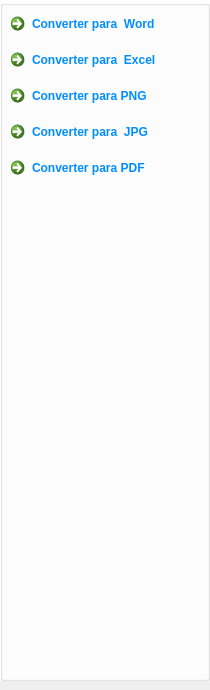
       <widget class="QWidget" name="page_2">
        <property name="geometry">
         <rect>
          <x>0</x>
          <y>0</y>
          <width>210</width>
          <height>690</height>
         </rect>
        </property>
        <property name="sizePolicy">
         <sizepolicy hsizetype="Preferred" vsizetype="Expanding">
          <horstretch>0</horstretch>
          <verstretch>0</verstretch>
         </sizepolicy>
        </property>
        <attribute name="label">
         <string>Converter Arquivo</string>
        </attribute>
        <widget class="QGroupBox" name="verticalGroupBox_2">
         <property name="geometry">
          <rect>
           <x>0</x>
           <y>0</y>
           <width>210</width>
           <height>681</height>
          </rect>
         </property>
         <property name="sizePolicy">
          <sizepolicy hsizetype="Preferred" vsizetype="Expanding">
           <horstretch>0</horstretch>
           <verstretch>0</verstretch>
          </sizepolicy>
         </property>
         <property name="minimumSize">
          <size>
           <width>210</width>
           <height>0</height>
          </size>
         </property>
         <property name="styleSheet">
          <string notr="true">background-color: rgb(255, 255, 255); color: rgb(0, 142, 255);</string>
         </property>
         <layout class="QVBoxLayout" name="verticalLayout_4">
          <property name="spacing">
           <number>0</number>
          </property>
          <property name="leftMargin">
           <number>0</number>
          </property>
          <property name="topMargin">
           <number>0</number>
          </property>
          <property name="rightMargin">
           <number>0</number>
          </property>
          <property name="bottomMargin">
           <number>0</number>
          </property>
          <item>
           <widget class="QCommandLinkButton" name="pdf_to_word">
            <property name="sizePolicy">
             <sizepolicy hsizetype="Expanding" vsizetype="Minimum">
              <horstretch>0</horstretch>
              <verstretch>0</verstretch>
             </sizepolicy>
            </property>
            <property name="minimumSize">
             <size>
              <width>198</width>
              <height>0</height>
             </size>
            </property>
            <property name="maximumSize">
             <size>
              <width>16777215</width>
              <height>50</height>
             </size>
            </property>
            <property name="cursor">
             <cursorShape>PointingHandCursor</cursorShape>
            </property>
            <property name="styleSheet">
             <string notr="true">QCommandLinkButton {font: 11pt &quot;Segoe UI&quot;; } QCommandLinkButton:checked {background-color: rgb(0, 166, 237);color: white; }</string>
            </property>
            <property name="text">
             <string>Converter para  Word</string>
            </property>
            <property name="checkable">
             <bool>true</bool>
            </property>
           </widget>
          </item>
          <item>
           <widget class="QCommandLinkButton" name="pdf_to_excel">
            <property name="sizePolicy">
             <sizepolicy hsizetype="Expanding" vsizetype="Minimum">
              <horstretch>0</horstretch>
              <verstretch>0</verstretch>
             </sizepolicy>
            </property>
            <property name="minimumSize">
             <size>
              <width>198</width>
              <height>0</height>
             </size>
            </property>
            <property name="maximumSize">
             <size>
              <width>16777215</width>
              <height>50</height>
             </size>
            </property>
            <property name="cursor">
             <cursorShape>PointingHandCursor</cursorShape>
            </property>
            <property name="styleSheet">
             <string notr="true">QCommandLinkButton {font: 11pt &quot;Segoe UI&quot;; } QCommandLinkButton:checked {background-color: rgb(0, 166, 237);color: white; }</string>
            </property>
            <property name="text">
             <string>Converter para  Excel</string>
            </property>
            <property name="checkable">
             <bool>true</bool>
            </property>
           </widget>
          </item>
          <item>
           <widget class="QCommandLinkButton" name="expo_Img_Button_png">
            <property name="sizePolicy">
             <sizepolicy hsizetype="Expanding" vsizetype="Minimum">
              <horstretch>0</horstretch>
              <verstretch>0</verstretch>
             </sizepolicy>
            </property>
            <property name="minimumSize">
             <size>
              <width>198</width>
              <height>0</height>
             </size>
            </property>
            <property name="maximumSize">
             <size>
              <width>16777215</width>
              <height>50</height>
             </size>
            </property>
            <property name="cursor">
             <cursorShape>PointingHandCursor</cursorShape>
            </property>
            <property name="styleSheet">
             <string notr="true">QCommandLinkButton {font: 11pt &quot;Segoe UI&quot;; } QCommandLinkButton:checked {background-color: rgb(0, 166, 237);color: white; }</string>
            </property>
            <property name="text">
             <string>Converter para PNG</string>
            </property>
            <property name="checkable">
             <bool>true</bool>
            </property>
           </widget>
          </item>
          <item>
           <widget class="QCommandLinkButton" name="expo_Img_Button_jpg">
            <property name="sizePolicy">
             <sizepolicy hsizetype="Expanding" vsizetype="Minimum">
              <horstretch>0</horstretch>
              <verstretch>0</verstretch>
             </sizepolicy>
            </property>
            <property name="minimumSize">
             <size>
              <width>198</width>
              <height>0</height>
             </size>
            </property>
            <property name="maximumSize">
             <size>
              <width>16777215</width>
              <height>50</height>
             </size>
            </property>
            <property name="cursor">
             <cursorShape>PointingHandCursor</cursorShape>
            </property>
            <property name="styleSheet">
             <string notr="true">QCommandLinkButton {font: 11pt &quot;Segoe UI&quot;; } QCommandLinkButton:checked {background-color: rgb(0, 166, 237);color: white; }</string>
            </property>
            <property name="text">
             <string>Converter para  JPG</string>
            </property>
            <property name="checkable">
             <bool>true</bool>
            </property>
           </widget>
          </item>
          <item>
           <widget class="QCommandLinkButton" name="word_to_pdf">
            <property name="sizePolicy">
             <sizepolicy hsizetype="Expanding" vsizetype="Minimum">
              <horstretch>0</horstretch>
              <verstretch>0</verstretch>
             </sizepolicy>
            </property>
            <property name="minimumSize">
             <size>
              <width>198</width>
              <height>0</height>
             </size>
            </property>
            <property name="maximumSize">
             <size>
              <width>16777215</width>
              <height>50</height>
             </size>
            </property>
            <property name="cursor">
             <cursorShape>PointingHandCursor</cursorShape>
            </property>
            <property name="styleSheet">
             <string notr="true">QCommandLinkButton {font: 11pt &quot;Segoe UI&quot;; } QCommandLinkButton:checked {background-color: rgb(0, 166, 237);color: white; }</string>
            </property>
            <property name="text">
             <string>Converter para PDF</string>
            </property>
            <property name="checkable">
             <bool>true</bool>
            </property>
           </widget>
          </item>
          <item>
           <spacer name="verticalSpacer_2">
            <property name="orientation">
             <enum>Qt::Vertical</enum>
            </property>
            <property name="sizeHint" stdset="0">
             <size>
              <width>20</width>
              <height>40</height>
             </size>
            </property>
           </spacer>
          </item>
         </layout>
        </widget>
       </widget>
